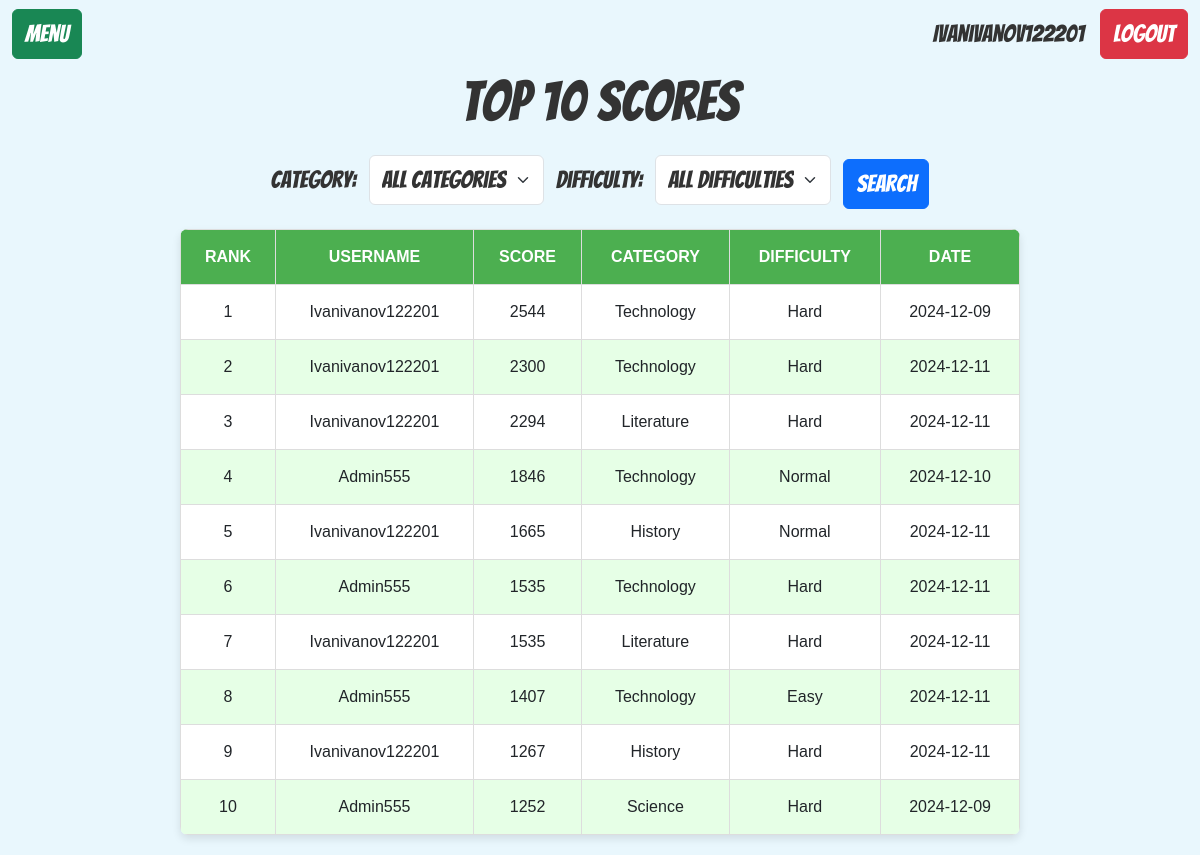
Page /scoreboard (signed in) on the committed database.
### models.py (models this page shows)
class User(db.Model, UserMixin):
    id = db.Column(db.Integer, primary_key=True)
    username = db.Column(db.String(20), nullable=False, unique=True)
    email = db.Column(db.String(80), nullable=False)
    password = db.Column(db.String(80), nullable=False)

class Score(db.Model):
    id = db.Column(db.Integer,primary_key=True)
    user_id = db.Column(db.Integer,db.ForeignKey("user.id"), nullable=False)
    username = db.Column(db.String(20), nullable=False)
    score = db.Column(db.Integer,nullable=False)
    category = db.Column(db.String(20),nullable=False)
    difficulty = db.Column(db.String(20), nullable=False)
    date = db.Column(db.DateTime,nullable=False)
    user = db.relationship("User",backref=db.backref('scores',lazy=True))

### app.py (the view)
@app.route('/scoreboard',methods=["GET","POST"])
def scoreboard():
    form = ScoreFilterForm()
    query = Score.query
    if form.validate_on_submit():
        if form.category.data:
            query = query.filter_by(category=form.category.data)
        if form.difficulty.data:
            query = query.filter_by(difficulty=form.difficulty.data)
    top_scores = (query.order_by(Score.score.desc())
                  .limit(10)
                  .all())
    return render_template('scoreboard.html',scores=top_scores,enumerate=enumerate,form=form)

### forms.py
class ScoreFilterForm(FlaskForm):
    category = SelectField(
        'Category:',
        choices=[
            ('','All Categories'),
            ('Science','Science'),
            ('History','History'),
            ('Technology','Technology'),
            ('Literature','Literature')
        ],
        default=''
    )
    difficulty = SelectField(
        'Difficulty:',
        choices=[
            ('','All Difficulties'),
            ('Easy','Easy'),
            ('Normal','Normal'),
            ('Hard','Hard')
        ],
        default=''
    )
    submit = SubmitField("Search")

### app.py (called while the page is built)
@login_manager.user_loader
def load_user(user_id):
    return User.query.get(int(user_id))

### templates/scoreboard.html (shortened to what this page needs)
{% extends 'base.html' %}
{% block content %}
<nav class="navbar navbar-light">
    <div class="container-fluid d-flex justify-content-between align-items-center">
        <a href="{{ url_for('menu') }}" class="btn btn-success bangers-button logout-button">
                Menu
            </a>
        <div class="d-flex align-items-center">
            <span class="navbar-text me-3 bangers">
                {{ current_user.username }}
            </span>
            <a href="{{ url_for('logout') }}" class="btn btn-danger bangers-button logout-button">
                Logout
            </a>
        </div>
    </div>
</nav>
<div class="scoreboard">
 <h1 style="text-align: center;" class="quiz-title" >Top 10 Scores</h1>
     <form method="POST" action="{{ url_for('scoreboard') }}" class="form-inline text-center mb-3">
        {{ form.category.label(class="bangers") }} {{ form.category(class="form-select d-inline-block w-auto mx-2 bangers") }}
        {{ form.difficulty.label(class="bangers") }} {{ form.difficulty(class="form-select d-inline-block w-auto mx-2 bangers") }}
        {{ form.submit(class="btn btn-primary bangers-button logout-button") }}
    </form>
     <table>
         <thead>
             <tr>
                 <th>Rank</th>
                 <th>Username</th>
                 <th>Score</th>
                 <th>Category</th>
                 <th>Difficulty</th>
                 <th>Date</th>
             </tr>
         </thead>
         <tbody>
             {% for rank, score in enumerate(scores, start=1) %}
             <tr>
                 <td>{{ rank }}</td>
                 <td>{{ score.username }}</td>
                 <td>{{ score.score }}</td>
                 <td>{{ score.category }}</td>
                 <td>{{ score.difficulty }}</td>
                 <td>{{ score.date.strftime('%Y-%m-%d') }}</td>
             </tr>
            {% endfor %}
         </tbody>
     </table>
</div>
{% endblock %}

### static/style.css (style rules this page uses)
html,body { margin: 0; height: 100%; background-color: #e9f7fd; font-family: Arial, sans-serif; display: flex; flex-direction: column; }
h1, .quiz-title { font-family: 'Bangers', cursive; font-size: 5.5rem; color: #333; width: 100%; text-align: center; margin-bottom: 20px }
h3, .quiz-title { font-family: 'Bangers', cursive; font-size: 3.5rem; color: #333; width: 100%; text-align: center; margin-bottom: 20px }
.bangers { font-family: 'Bangers', cursive; font-size: 1.5rem; color: #333; }
.bangers-button { font-family: 'Bangers', cursive; font-size: 1.5rem; color: white; }
.scoreboard { 10px; }
table { width: 70%; margin: 20px auto; border-collapse: collapse; text-align: center; font-family: 'Arial', sans-serif; box-shadow: 0 4px 8px rgba(0, 0, 0, 0.1); border-radius: 8px; overflow: hidden; }
th, td { padding: 15px; border: 1px solid #ddd; font-size: 16px; }
th { background-color: #4CAF50; color: white; font-weight: bold; text-transform: uppercase; }
tr:nth-child(even) { background-color: #e6ffe6; }
tr:nth-child(odd) { background-color: #ffffff; }

### rows in the picture
User: username "Ivanivanov122201"
Score: rank "1", username "Ivanivanov122201", score "2544", category "Technology", difficulty "Hard", date "2024-12-09"
Score: rank "2", username "Ivanivanov122201", score "2300", category "Technology", difficulty "Hard", date "2024-12-11"
Score: rank "3", username "Ivanivanov122201", score "2294", category "Literature", difficulty "Hard", date "2024-12-11"
Score: rank "4", username "Admin555", score "1846", category "Technology", difficulty "Normal", date "2024-12-10"
Score: rank "5", username "Ivanivanov122201", score "1665", category "History", difficulty "Normal", date "2024-12-11"
Score: rank "6", username "Admin555", score "1535", category "Technology", difficulty "Hard", date "2024-12-11"
Score: rank "7", username "Ivanivanov122201", score "1535", category "Literature", difficulty "Hard", date "2024-12-11"
Score: user "8", username "Admin555", score "1407", category "Technology", difficulty "Easy", date "2024-12-11"
Score: user "9", username "Ivanivanov122201", score "1267", category "History", difficulty "Hard", date "2024-12-11"
Score: rank "10", username "Admin555", score "1252", category "Science", difficulty "Hard", date "2024-12-09"
